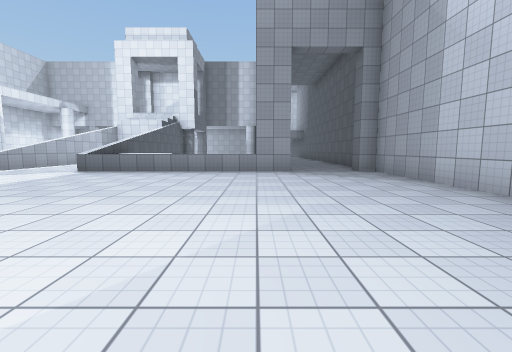
view 1 (above)

20 first-person views from a walk through a Unity game level. The camera is 1.3 m above the floor, tilts 6° down and sees 90° across. The floor is counted in squares, 2 m on a side. Each view is taken from the middle of a square. On the plan, view 1 faces up. The plan holds only what a view shows up to about 9 squares ahead; the rest is blank. The place goes on beyond the plan. The player character is not drawn. Surface patterns are stand-ins for the level's own textures.

view 2
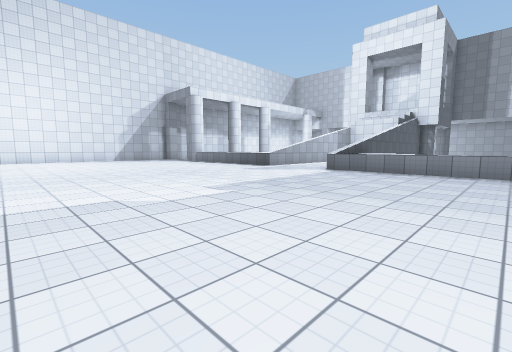

view 3
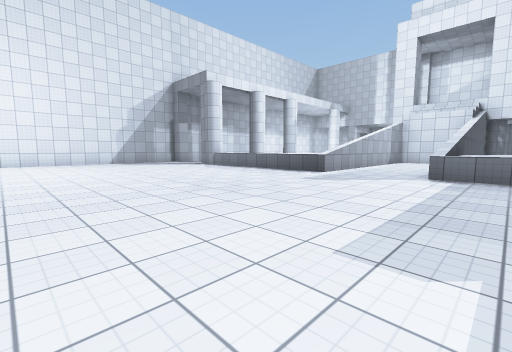

view 4
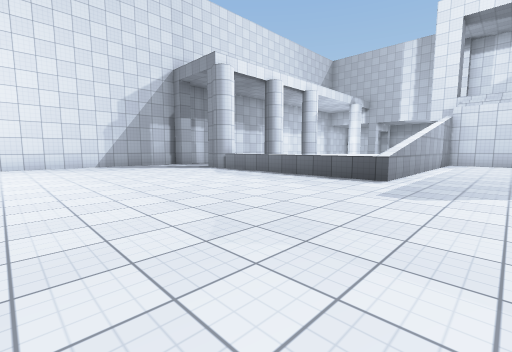

view 5
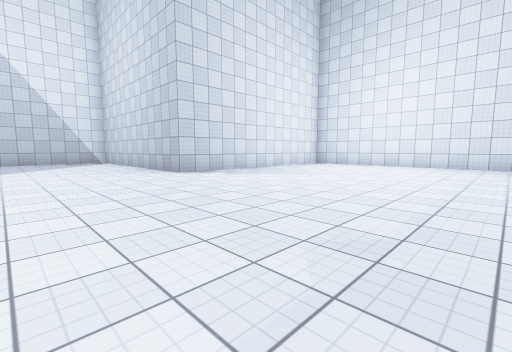

view 6
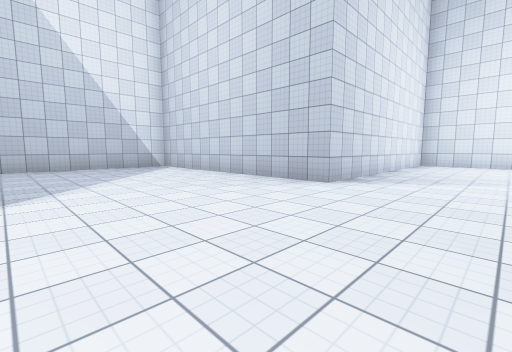

view 7
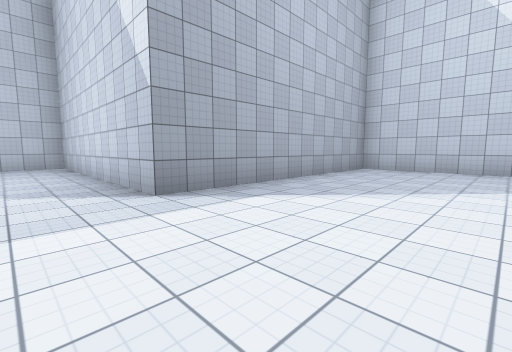

view 8
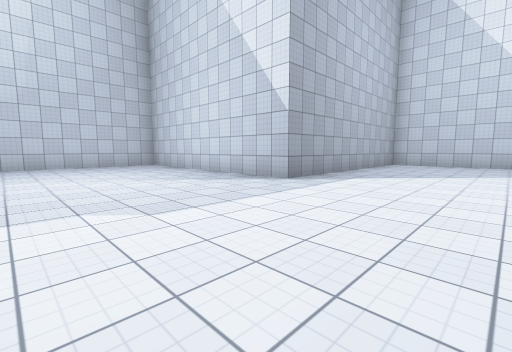

view 9
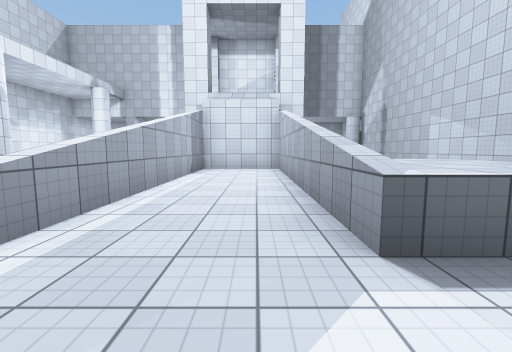

view 10
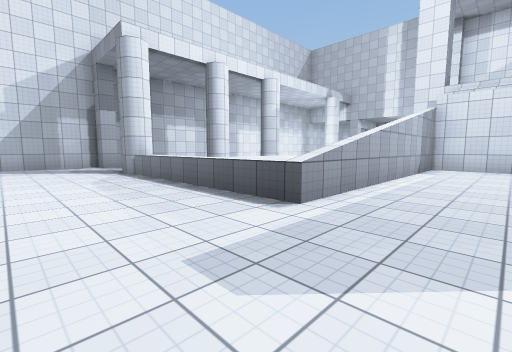

view 11
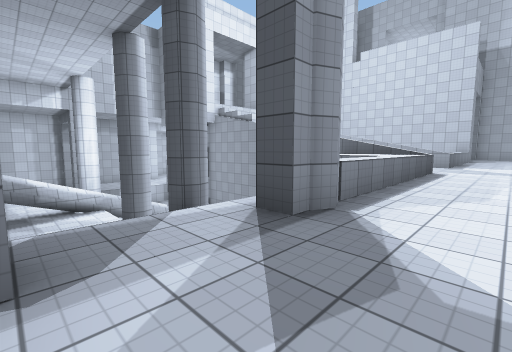

view 12
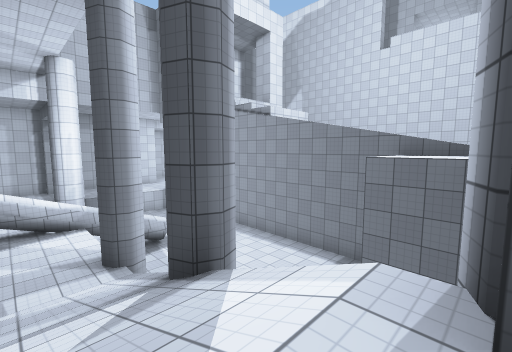

view 13
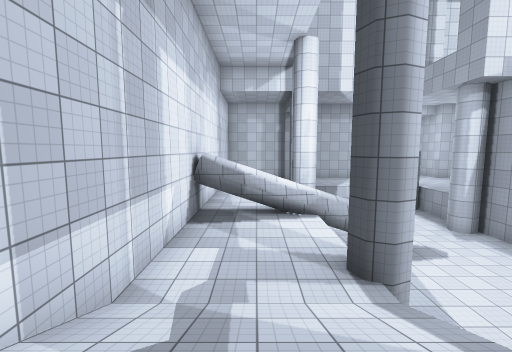

view 14
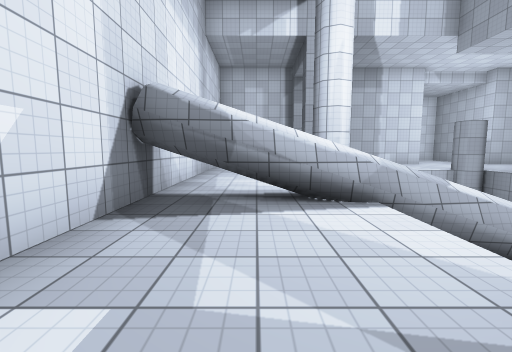

view 15
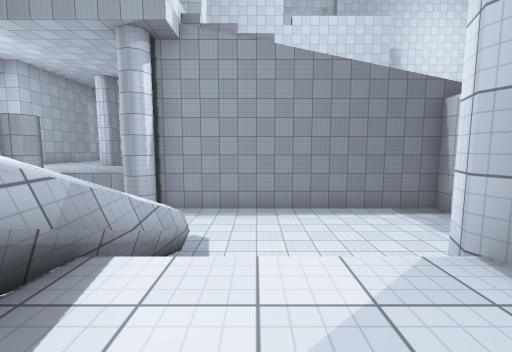

view 16
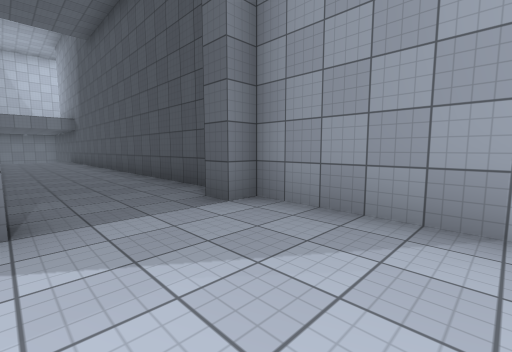

view 17
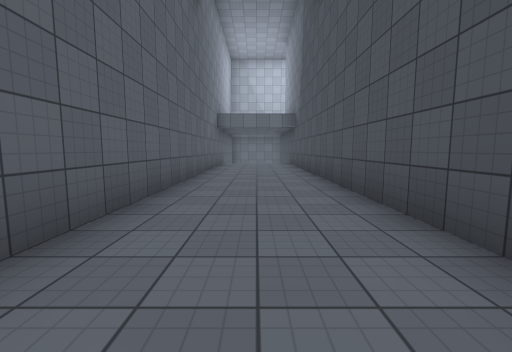

view 18
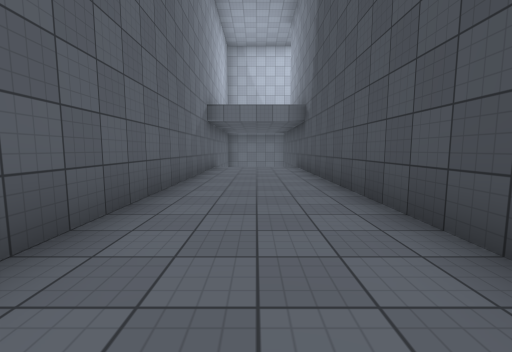

view 19
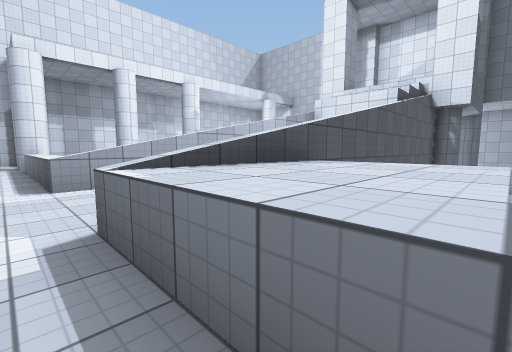

view 20
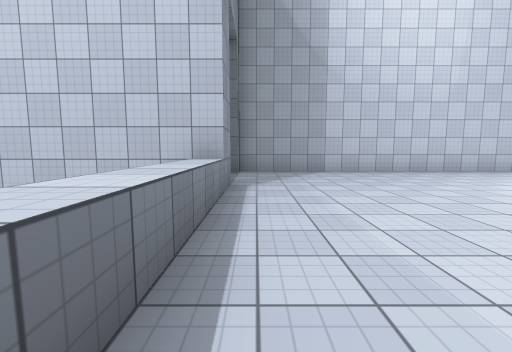

### Floor plan
Key: @ floor where view 1 was taken; # wall or solid block; x gap in a wall; . main floor; - floor 3 m lower than the main floor; / step, stairs or slope; ^ raised ledge; v drop or lower ground.
Columns run from 17 left of view 1 to 4 right of it. Each row starts with its distance up from view 1.
 22           --
 21         v---
 20 #-       v--     #...#
 19 #--     vv-      #...#
 18 #--xvv vv#  #v   #...#
 17 #   ^vvvv#  #    #...#
 16 ###^^^vvv#  #    #...#
 15 #--- vvvv####    #...#
 14 #---vvvvv#..#    #...#
 13 #---xvvvv#..#    #...#
 12 #///  vvv#..#    #...#
 11  ///v  vv#..#    #...#
 10   //v  ^^^..^^^  #...#
  9   //   ^^^..^^^  #...#
  8 #/.##^^^^^..^^^^^#..##
  7 #....................#
  6 #....................#
  5 #....................#
  4 #....................#
  3 #....................#
  2 #....................#
  1 #....................#
  0 #................@...#
 -1 #....................#
 -2   ...................#
 -3   ######......########
 -4        #......#
 -5        #......#
 -6        #......#
 -7        #......#
 -8        #......#
 -9         ......#
-10          ######

Where each view was taken, in squares from view 1:
view 1: 0 up, 0 right, facing up
view 2: 0 up, 1 left, facing up-left
view 3: 1 up, 4 left, facing up-left
view 4: 2 up, 6 left, facing up-left
view 5: 4 up, 6 left, facing down-left
view 6: 0 up, 5 left, facing down-left
view 7: 1 down, 7 left, facing down-right
view 8: 2 up, 7 left, facing down-right
view 9: 6 up, 6 left, facing up
view 10: 5 up, 6 left, facing up-left
view 11: 6 up, 16 left, facing up-right
view 12: 8 up, 15 left, facing up-right
view 13: 10 up, 15 left, facing up
view 14: 13 up, 15 left, facing up
view 15: 15 up, 15 left, facing right
view 16: 5 up, 1 right, facing up-right
view 17: 9 up, 2 right, facing up
view 18: 11 up, 2 right, facing up
view 19: 7 up, 3 left, facing up-left
view 20: 7 up, 4 left, facing right
